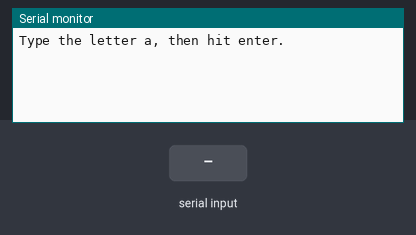
Recording of a sketch running on a simulated Arduino Uno, built with avr-gcc and run on an emulated ATmega328P. On the bench: the last lines printed to the serial monitor. The test bench sets the inputs (shaded band).

Above: at 0.9 s.
1.0 s: "forward_coeffs" received over Serial
At 1.4 s:
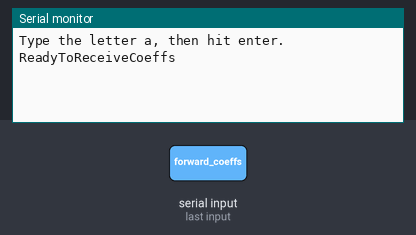
2.5 s: "reverse_coeffs" received over Serial
At 4.2 s:
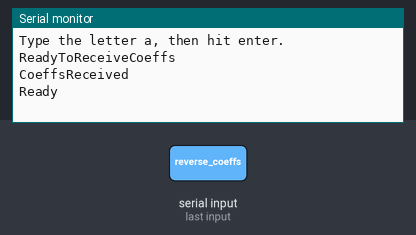

Measured:
- after the input at 1.0 s, the serial monitor: prints a new line at once (image 1)
- after the input at 2.5 s, the serial monitor: prints a new line after 1.0 s (image 2)

The sketch:

sendCoeffsTimingTest.ino
```cpp
String coeffsString; /*String object to store inputs read from the Serial Connection*/
float forward_coeffs[16];
float reverse_coeffs[16];

void loadInfo() {
  Serial.println("ReadyToReceiveCoeffs"); /*signal MATLAB to begin send coeffs*/
  while (1) { /*loop through infinitely*/
    //Serial.println("ReadyToReceiveCoeffs"); /*signal MATLAB to begin send coeffs*/
    coeffsString = Serial.readString();/*read characters from serial connection into String object*/
    float coeffsArray;
    /*this section of code is nearly identical to part of parseCommand function above*/
    if (coeffsString != NULL) {
      char inputArray[coeffsString.length() + 1];
      coeffsString.toCharArray(inputArray, coeffsString.length() + 1);
      float *coeffs = parseCoeffs(inputArray);
      //Serial.println("CoeffsReceived");
      //      delay(2000);
      //      for (int i=0; i<(*(coeffs + 1)); i++){
      //        Serial.println(*(coeffs + (i+2)), 4);
      //      }

      if (*coeffs == 2) {/*if the reverse_coeffs has been received from MATLAB*/
        Serial.println("CoeffsReceived");
        break; /*break from the while loop*/
      }

    }
  }
}


/*parseCoeffs function
   parses coefficients sent through serial connection and returns coefficients array
   method nearly identical to that used in parseCommand function
*/
float* parseCoeffs(char strInput[]) {
  const char delim[2] = ":";
  char * strtokIn;
  strtokIn = strtok(strInput, delim);
  if (strcmp(strtokIn, "forward_coeffs") == 0) {
    static float coeffsArray[18]; /*preallocate space for designating forward or reverse coeffs and number of coefficients total*/
    coeffsArray[0] = 1; /*corresponds to forward_coeffs*/
    coeffsArray[1] = 16; /*16 coefficients in forward_coeffs*/
    int i = 2;
    while (strtokIn != NULL) {
      strtokIn = strtok(NULL, delim);
      coeffsArray[i++] = atof(strtokIn);
    }
    for (i = 0; i < 16; i++) {
      forward_coeffs[i] = coeffsArray[i + 2];
    }
    return coeffsArray;
  } else if (strcmp(strtokIn, "reverse_coeffs") == 0) {
    static float coeffsArray[18];
    coeffsArray[0] = 2; /*corresponds to reverse_coeffs*/
    coeffsArray[1] = 16; /*16 coefficients in reverse_coeffs*/
    int i = 2;
    while (strtokIn != NULL) {
      strtokIn = strtok(NULL, delim);
      coeffsArray[i++] = atof(strtokIn);
    }
    for (i = 0; i < 16; i++) {
      reverse_coeffs[i] = coeffsArray[i + 2];
    }
    return coeffsArray;
  }
}
void setup() {
Serial.begin(9600);

/*Communicates with Serial port to verify connection*/
Serial.println("Type the letter a, then hit enter.");
char serialInit = 'b';
while (serialInit != 'a')
{
  serialInit = Serial.read();
}
loadInfo();
Serial.println("Ready");
}

void loop() {
  // put your main code here, to run repeatedly:

}
```
